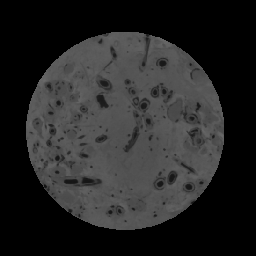
#> input picture Masked-All/M-C-coreA_300um_0500.tif, 256 x 256 px, shrunk from 547 x 547 before the run, found by its file name
$ python -i '3-RF_predict all_monsif-7amo.py'   (imports and definitions only)   (older library calls are emulated)
#> lines starting #> are read from the running program, lines starting #| are printed output that depends on the picture; after the words box and inside, x2 and y2 are one past the last pixel; in counts of white or black regions, pixels touching at a corner belong together
#> in predict_scan, img is the input picture: shape (256, 256) uint16; min 0, max 27025, mean 9657.6
# -*- coding: utf-8 -*-
"""
Created on Thu Jul 14 20:14:54 2022

@author: mhassa9
"""

import numpy as np
import cv2
import pandas as pd
import skimage.filters
import skimage.io
import skimage.morphology
import skimage.exposure

from datetime import datetime
start_time = datetime.now()

def feature_extraction (img):

    img2 = img.reshape(-1)
    df = pd.DataFrame()
    df['Original Image'] = img2

    #Generate Gabor features
    num = 1  #To count numbers up in order to give Gabor features a lable in the data frame
    kernels = []
    for theta in range(2):   #Define number of thetas
        theta = theta / 4. * np.pi
        for sigma in (1, 3):  #Sigma with 1 and 3
            for lamda in np.arange(0, np.pi, np.pi / 4):   #Range of wavelengths
                for gamma in (0.05, 0.5):   #Gamma values of 0.05 and 0.5


                    gabor_label = 'Gabor' + str(num)  #Label Gabor columns as Gabor1, Gabor2, etc.
    #                print(gabor_label)
                    ksize=9
                    kernel = cv2.getGaborKernel((ksize, ksize), sigma, theta, lamda, gamma, 0, ktype=cv2.CV_32F)
                    kernels.append(kernel)
                    #Now filter the image and add values to a new column
                    fimg = cv2.filter2D(img2, cv2.CV_8UC3, kernel)
                    filtered_img = fimg.reshape(-1)
                    df[gabor_label] = filtered_img  #Labels columns as Gabor1, Gabor2, etc.
                    #print(gabor_label, ': theta=', theta, ': sigma=', sigma, ': lamda=', lamda, ': gamma=', gamma)
                    num += 1  #Increment for gabor column label
#> after the loop, kernels = 32 items; num = 33

    ########################################
    #Gerate OTHER FEATURES and add them to the data frame

    #CANNY EDGE
    # =============================================================================
    # edges = cv2.Canny(img, 100,200)   #Image, min and max values
    # edges1 = edges.reshape(-1)
    # df['Canny Edge'] = edges1 #Add column to original dataframe
    # =============================================================================

    from skimage import feature

    edges = feature.canny(img)
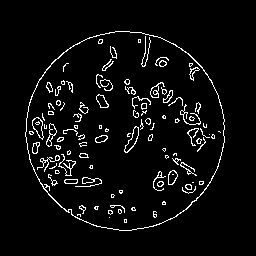
#> edges: shape (256, 256) bool; 4.9% white in thin lines or dots, all inside (x1, y1, x2, y2) = (25, 31, 225, 231)
    edges1 = edges.reshape(-1)
    df['Canny Edge'] = edges1 #Add column to original dataframe


    from skimage.filters import roberts, sobel, scharr, prewitt

    #ROBERTS EDGE
    edge_roberts = roberts(img)
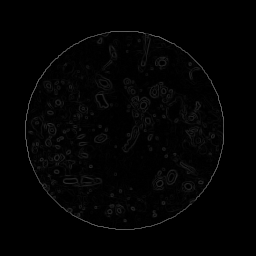
#> edge_roberts: shape (256, 256) float64; min 0, max 0.398, mean 0.0127
    edge_roberts1 = edge_roberts.reshape(-1)
    df['Roberts'] = edge_roberts1

    #SOBEL
    edge_sobel = sobel(img)
    edge_sobel1 = edge_sobel.reshape(-1)
    df['Sobel'] = edge_sobel1

    #SCHARR
    edge_scharr = scharr(img)
    edge_scharr1 = edge_scharr.reshape(-1)
    df['Scharr'] = edge_scharr1

    #PREWITT
    edge_prewitt = prewitt(img)
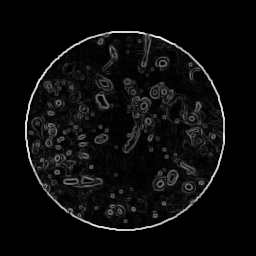
#> edge_prewitt: shape (256, 256) float64; min 0, max 0.298, mean 0.0148; drawn with min black and max white
    edge_prewitt1 = edge_prewitt.reshape(-1)
    df['Prewitt'] = edge_prewitt1

    #GAUSSIAN with sigma=3
    from scipy import ndimage as nd
    gaussian_img = nd.gaussian_filter(img, sigma=3)
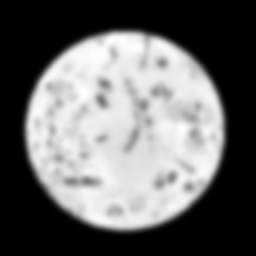
#> gaussian_img: shape (256, 256) uint16; min 0, max 23437, mean 9657; drawn with min black and max white
    gaussian_img1 = gaussian_img.reshape(-1)
    df['Gaussian s3'] = gaussian_img1

    #GAUSSIAN with sigma=7
    gaussian_img2 = nd.gaussian_filter(img, sigma=7)
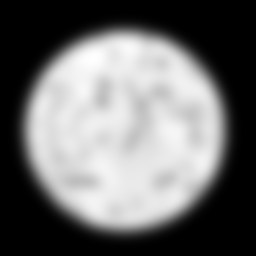
#> gaussian_img2: shape (256, 256) uint16; min 0, max 22789, mean 9656.9; drawn with min black and max white
    gaussian_img3 = gaussian_img2.reshape(-1)
    df['Gaussian s7'] = gaussian_img3

    #MEDIAN with sigma=3
    median_img = nd.median_filter(img, size=3)
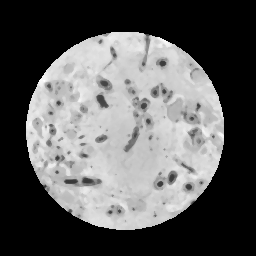
#> median_img: shape (256, 256) uint16; min 0, max 26623, mean 9710.3; drawn with min black and max white
    median_img1 = median_img.reshape(-1)
    df['Median s3'] = median_img1

    #VARIANCE with size=3
    variance_img = nd.generic_filter(img, np.var, size=3)
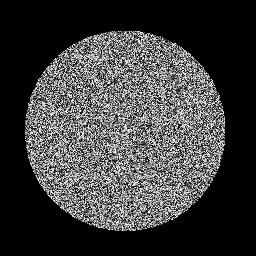
#> variance_img: shape (256, 256) uint16; min 0, max 65534, mean 15872.3; drawn with min black and max white
    variance_img1 = variance_img.reshape(-1)
    df['Variance s3'] = variance_img1  #Add column to original dataframe

    return df

#################################################################

import glob
import pickle
from matplotlib import pyplot as plt
import multiprocessing as mp
from multiprocessing import Pool
from multiprocessing import Process

filename = "XCT_421-A_300um-final"

#To test the model on future datasets
# [1 line not run here, left out]


#for file in glob.glob(path):

def predict_scan(input1):
    img = skimage.io.imread(r"D:\Old-PC\CT Scan - work\00-Terrebonne\CoreA\CoreA_300um\Masked-All" + "\\" + str(input1))
    X = feature_extraction(img)
#> X = table of 65536 rows and 42 columns
#> (the run stopped early here; a loop or call above may not have finished)
